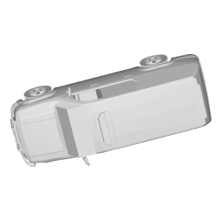
#> input picture data/calcEntropy/M40/car_0001_001.png, 224 x 224 px; its folder holds 4 pictures in this run
$ python ov.py
#> lines starting #> are read from the running program, lines starting #| are printed output that depends on the picture
#> in main, img is the input picture: shape (224, 224); min 95, max 255, mean 237.8
import os
import re
import shutil
import cv2
import numpy as np
from collections import Counter
from numba import jit


@jit(nopython=True)
def calcIJ(img_patch):
    total_p = img_patch.shape[0] * img_patch.shape[1]
    if total_p % 2 != 0:
        center_p = img_patch[int(img_patch.shape[0] / 2), int(img_patch.shape[1] / 2)]
        mean_p = (np.sum(img_patch) - center_p) / (total_p - 1)
        return (center_p, mean_p)
    else:
        pass


def calcEntropy2d(img, win_w=3, win_h=3):
#> called with win_w = 3, win_h = 3
    height = img.shape[0]
#> height = 224

    ext_x = int(win_w / 2)
    ext_y = int(win_h / 2)

    ext_h_part = np.zeros([height, ext_x], img.dtype)
#> ext_h_part = 224 values from 0 to 0
    tem_img = np.hstack((ext_h_part, img, ext_h_part))
    ext_v_part = np.zeros([ext_y, tem_img.shape[1]], img.dtype)
    final_img = np.vstack((ext_v_part, tem_img, ext_v_part))
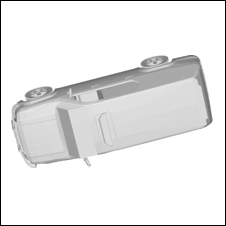
#> final_img: shape (226, 226); min 0, max 255, mean 233.6

    new_width = final_img.shape[1]
#> new_width = 226
    new_height = final_img.shape[0]
#> new_height = 226

    # traversal computing two-tuples
    IJ = []
    for i in range(ext_x, new_width - ext_x):
        for j in range(ext_y, new_height - ext_y):
            patch = final_img[j - ext_y:j + ext_y + 1, i - ext_x:i + ext_x + 1]
            ij = calcIJ(patch)
            IJ.append(ij)
#> after the loop, IJ = 50176 items

    Fij = Counter(IJ).items()

    # Calculate the probability of occurrence of each two-tuples
    Pij = []
    for item in Fij:
        Pij.append(item[1] * 1.0 / (new_height * new_width))
#> this loop made 6494 passes
#> item on passes 1 to 3: ((255, 95.62), 4), ((255, 159.4), 888), ((255, 255), 33523)
#> after the loop, Pij = 6494 values, max 0.656 at index 2, min 1.96e-05 at index 12, mean 0.000151

    H_tem = []
    for item in Pij:
        h_tem = -item * (np.log(item) / np.log(2))
        H_tem.append(h_tem)
#> this loop made 6494 passes
#> (item, h_tem) on passes 1 to 3: (7.83e-05, 0.00107), (0.0174, 0.102), (0.656, 0.399)
#> after the loop, H_tem = 6494 values, max 0.399 at index 2, min 0.000306 at index 12, mean 0.000667

    H = np.sum(H_tem)
#> H = 4.33
    return H


def consOv(filepath, image_list, ov):

    if not os.path.exists(ov):
        os.makedirs(ov)

    for file_path, empty_list, file_name_list in os.walk(filepath):

        for file_name in file_name_list:
            for image_name in image_list:
                # regular match
                if re.match(image_name, file_name):
                    oldfile = file_path + file_name
                    shutil.copy(oldfile, ov)


def main():

    # M40 M10
    H_rank = {}

    # Calculate information entropy
    for i in range(1, 21):

        # M40: car_0001 M10: bed_00001
        vi = "car_0001_" + "{:0>3d}".format(i) + ".png"
        img = cv2.imread("../data/calcEntropy/M40/" + vi, cv2.IMREAD_GRAYSCALE)
        Hi = calcEntropy2d(img, 3, 3)
#> Hi = 4.33
        Hi = "{:.4f}".format(float(Hi))
#> Hi = '4.3328'

        H_rank.update({i: Hi})
#> pass 2 of the loop in main, `for i in range(1, 21):`:
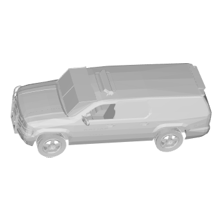
#> input picture data/calcEntropy/M40/car_0001_002.png, 224 x 224 px
#> in main, img is the input picture: shape (224, 224); min 92, max 255, mean 234.6
#> in calcEntropy2d (call 2), `final_img = np.vstack((ext_v_part, tem_img, ext_v_part))`:
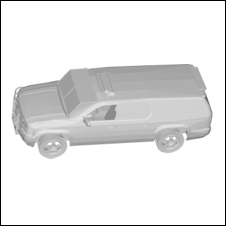
#> final_img: shape (226, 226); min 0, max 255, mean 230.4
#> the loop in calcEntropy2d (call 2), `for item in Fij:` made 6638 passes
#> item on passes 1 to 3: ((255, 95.62), 4), ((255, 159.4), 888), ((255, 255), 33786)
#> after the loop in calcEntropy2d (call 2), `for item in Fij:`: Pij = 6638 values, max 0.661 at index 2, min 1.96e-05 at index 23, mean 0.000148
#> the loop in calcEntropy2d (call 2), `for item in Pij:` made 6638 passes
#> (item, h_tem) on passes 1 to 3: (7.83e-05, 0.00107), (0.0174, 0.102), (0.661, 0.394)
#> after the loop in calcEntropy2d (call 2), `for item in Pij:`: H_tem = 6638 values, max 0.394 at index 2, min 0.000306 at index 23, mean 0.000679
#> H = 4.5
#> in main, `Hi = "{:.4f}".format(float(Hi))`: Hi = '4.5047'
#> pass 3 of the loop in main, `for i in range(1, 21):`:
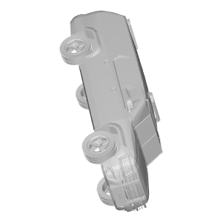
#> input picture data/calcEntropy/M40/car_0001_003.png, 224 x 224 px
#> in main, img is the input picture: shape (224, 224); min 78, max 255, mean 234.9
#> in calcEntropy2d (call 3), `final_img = np.vstack((ext_v_part, tem_img, ext_v_part))`:
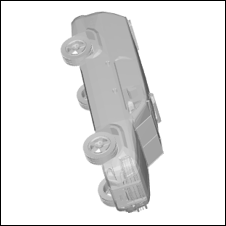
#> final_img: shape (226, 226); min 0, max 255, mean 230.8
#> the loop in calcEntropy2d (call 3), `for item in Fij:` made 6833 passes
#> item on passes 1 to 3: ((255, 95.62), 4), ((255, 159.4), 888), ((255, 255), 35568)
#> after the loop in calcEntropy2d (call 3), `for item in Fij:`: Pij = 6833 values, max 0.696 at index 2, min 1.96e-05 at index 15, mean 0.000144
#> the loop in calcEntropy2d (call 3), `for item in Pij:` made 6833 passes
#> (item, h_tem) on passes 1 to 3: (7.83e-05, 0.00107), (0.0174, 0.102), (0.696, 0.364)
#> after the loop in calcEntropy2d (call 3), `for item in Pij:`: H_tem = 6833 values, max 0.364 at index 2, min 0.000306 at index 15, mean 0.000591
#> H = 4.04
#> in main, `Hi = "{:.4f}".format(float(Hi))`: Hi = '4.0372'
#> the loop made 5 passes; the first 3 are shown

    # Information entropy ranking
    H_rank = dict(sorted(H_rank.items(), key=lambda item: item[1], reverse=True))

    file = open('../data/calcEntropy/M40/entropyRank.txt', 'w')
    n = 0
    v1_list = []
    vi_list = []

    # Information entropy rankings are saved in dictionaries and text files
    for k, v in H_rank.items():
        n = n + 1
        file.write("viewpoint number: " + str(k) + '    ' + "information entropy: " + str(v) + '    ' + "rank: " + str(
            n) + '\n')

        # M40: car_0001 M10: bed_00001
        v1 = "car_0001_" + "{:0>3d}".format(k) + ".png"
        vi = '\w+\_\d+\_' + "{:0>3d}".format(k) + ".png"

        # Set the number of views n(n = 1, 2, ..., 20)
        if n <= 6:
            v1_list.append(v1)
            vi_list.append(vi)

    print(v1_list)
    print(vi_list)
    file.close()

    # Construct the optimal viewset
    print("========Optimal view set generation has started========")

    # M40
    class_list = ['airplane', 'bathtub', 'bed', 'bench', 'bookshelf', 'bottle', 'bowl', 'car', 'chair', 'cone',
                  'cup', 'curtain', 'desk', 'door', 'dresser', 'flower_pot', 'glass_box', 'guitar', 'keyboard',
                  'lamp', 'laptop', 'mantel', 'monitor', 'night_stand', 'person', 'piano', 'plant', 'radio',
                  'range_hood', 'sink', 'sofa', 'stairs', 'stool', 'table', 'tent', 'toilet', 'tv_stand', 'vase',
                  'wardrobe', 'xbox']

    # M10
    # class_list = ['bathtub', 'bed', 'chair', 'desk', 'dresser', 'monitor', 'night_stand', 'sofa', 'table', 'toilet']

    mode_list = ['train', 'test']

    for class_name in class_list:
        for mode_name in mode_list:

            # Original 20-view dataset
            filepath = '../data/m40_20/' + class_name + '/' + mode_name + '/'
            # optimal viewset
            ov = '../data/m40_v6(r1-6)/' + class_name + '/' + mode_name + '/'

            consOv(filepath, vi_list, ov)

    print("========The optimal view set has been generated========")


if __name__ == '__main__':

#> (the run stopped early here; a loop or call above may not have finished)
